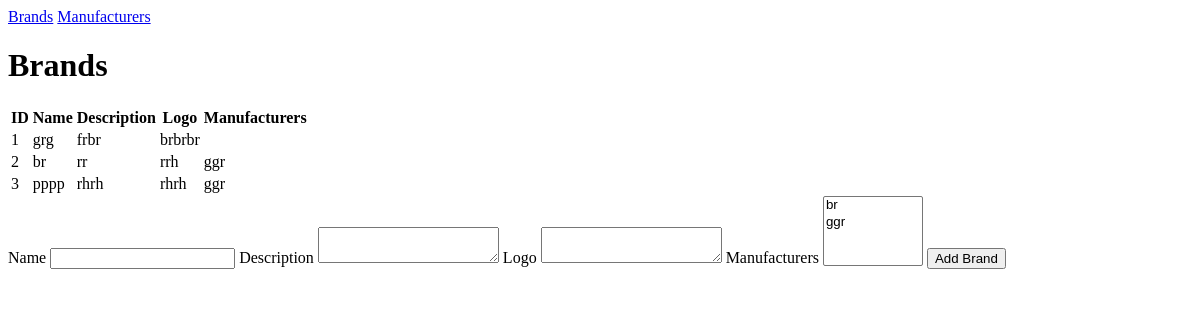
Page /admin/brands on the earlier database version.
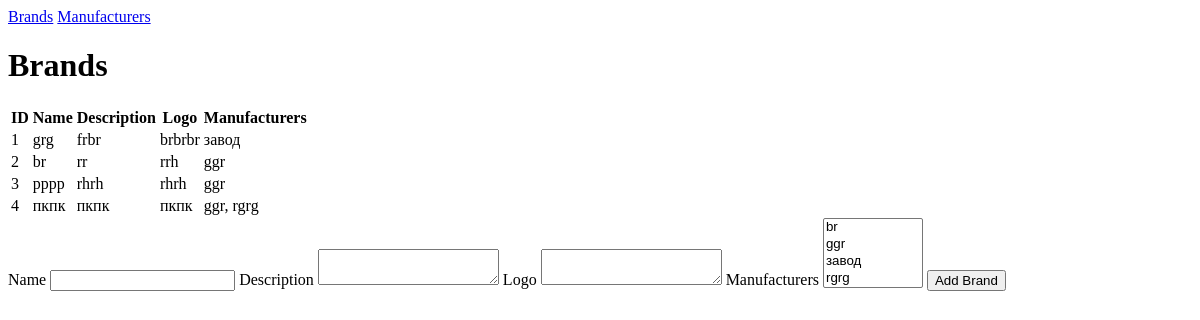
Same page on the later database version.
### models/model.py (models this page shows)
class Brand(db.Model):
    id = db.Column(db.Integer, primary_key=True)
    logo = db.Column(db.String(128))
    name = db.Column(db.String(64), unique=True, nullable=False)
    description = db.Column(db.Text)
    manufacturers = db.relationship(
        "Manufacturer", secondary=brand_manufacturer, backref="brand_manufacturers"
    )

class Manufacturer(db.Model):
    id = db.Column(db.Integer, primary_key=True)
    name = db.Column(db.String(64), unique=True, nullable=False)
    description = db.Column(db.Text)
    country = db.Column(db.String(64))
    certificates = db.Column(db.Text)
    brands = db.relationship(
        "Brand", secondary=brand_manufacturer, backref="manufacturer_brands"
    )

### routes/admin_client.py (the view)
@admin_blueprint.route("/brands", methods=["GET", "POST"])
def admin_brands():
    form = BrandForm()
    form.manufacturers.choices = [
        (manufacturer.id, manufacturer.name)
        for manufacturer in Manufacturer.query.all()
    ]
    if form.validate_on_submit():
        create_brand(request.form)
        return redirect(url_for("admin.admin_brands"))
    brands = get_all_brands()
    return render_template("brand_list.html", form=form, brands=brands)

### forms/brand_form.py
class BrandForm(FlaskForm):
    name = StringField("Name", validators=[DataRequired()])
    description = TextAreaField("Description")
    logo = TextAreaField("Logo")
    manufacturers = SelectMultipleField("Manufacturers", coerce=int)
    submit = SubmitField("Add Brand")

### controllers/brand_controller.py (called while the page is built)
def get_all_brands():
    return Brand.query.all()

### templates/brand_list.html (shortened to what this page needs)
{% extends 'base.html' %}
{% block content %}
<h1>Brands</h1>
<table>
    <tr>
        <th>ID</th>
        <th>Name</th>
        <th>Description</th>
        <th>Logo</th>
        <th>Manufacturers</th>
    </tr>
    {% for brand in brands %}
    <tr>
        <td>{{ brand.id }}</td>
        <td>{{ brand.name }}</td>
        <td>{{ brand.description }}</td>
        <td>{{ brand.logo }}</td>
        <td>
            {% for manufacturer in brand.manufacturers %}
                {{ manufacturer.name }}{% if not loop.last %}, {% endif %}
            {% endfor %}
        </td>
    </tr>
    {% endfor %}
</table>
<div id="addBrandModal" class="modal">
    <div class="modal-content">
        <form method="POST">
            {{ form.name.label }} {{ form.name() }}
            {{ form.description.label }} {{ form.description() }}
            {{ form.logo.label }} {{ form.logo() }}
            {{ form.manufacturers.label }} {{ form.manufacturers(style="width: 100px;") }}
            {{ form.submit() }}
        </form>
    </div>
</div>
{% endblock %}

### templates/base.html (shortened to what this page needs)
<!DOCTYPE html>
<html lang="en">
<head>
</head>
<body>
    <aside>
        <a href="{{ url_for('admin.admin_brands') }}">Brands</a>
        <a href="{{ url_for('admin.admin_manufacturers') }}">Manufacturers</a>
    </aside>
    <main>
        {% block content %}{% endblock %}
    </main>
</body>
</html>

Differences in the rows shown:
added Manufacturer: name "завод", shown under Brand "grg"
added Brand: id "4", name "пкпк", description "пкпк", logo "пкпк", Manufacturer (name "ggr")
added Manufacturer: name "rgrg", shown under "4"
Other differences:
form field manufacturers: "br / ggr" → "br / ggr / завод / rgrg"
